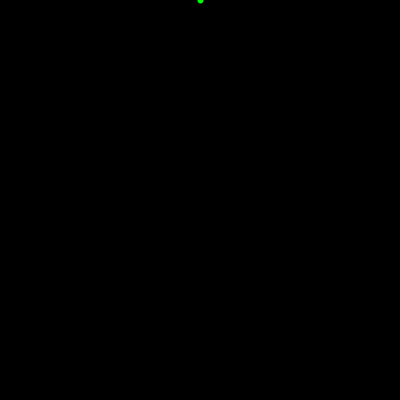
Frame 1 (no input)
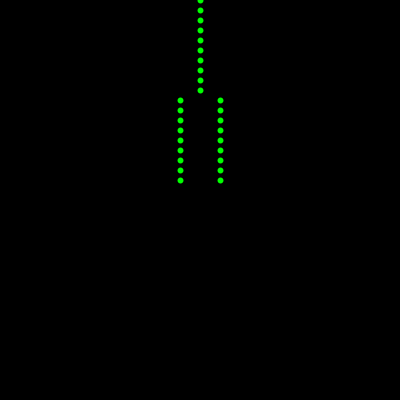
Frame 60 (the mouse pressed at the canvas centre just before this capture)
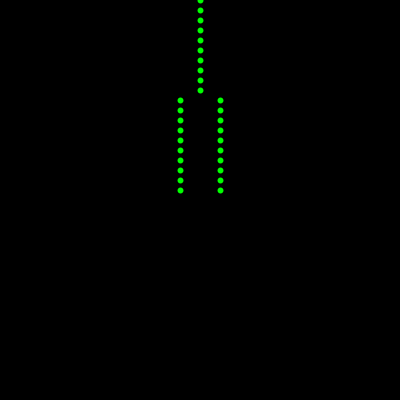
Frame 120 (the mouse held since frame 60 and released just before this capture)

The Processing sketch that drew these frames (run headless with seeded random() and noise(); from frame 60 on, the mouse is pressed at the canvas centre):

// Processing sketch: challenge_14
// ── challenge_14.pde
int yvalue;

void setup()
{
  size(400,400);
  background(0);          // black screen
  yvalue = 0;                // start at the top of the screen
  strokeWeight(6);        // fairly large point size
  stroke(0,255, 0);       // green pen
  frameRate(10);          // update at 10 frames per second
}

void draw()
{
  if(yvalue >= 0 && yvalue < 100)          // Are we in the top half of the screen?
  {
      point(200, yvalue);    // Yes? = draw one point
  }
  if(yvalue >=100 && yvalue < 200)                        // No?  = draw two points
  {
      point(180, yvalue);
      point(220, yvalue);
  }
  if(yvalue >=200 && yvalue < 300)
  {
    //
    //
    //
    //
    
  }
  if(yvalue >=300 && yvalue < 400)
  {
    //
    //
    //
    //
    //
    //
    //
    //
  }
  
  
  yvalue = yvalue + 10;
  if (yvalue > 400)              // If we are at the bottom of the screen- wrap around
  {
    yvalue = 0;
    background(0);
  }
}
